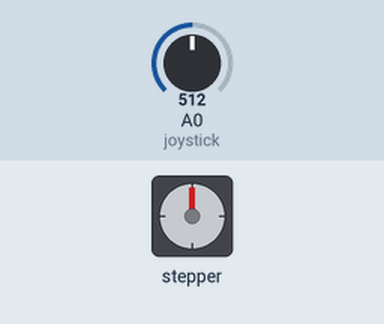
A sketch run on a simulated Arduino Uno, built with avr-gcc and run on an emulated ATmega328P. Shown: stepper motor. The inputs (shaded band) are chosen by the test bench; at power-on: A0 (joystick) = 512. Stepper angles assume 2048 steps per turn.

Above: at 1.2 s.
1.3 s: A0 (joystick) set to 490
At 1.8 s:
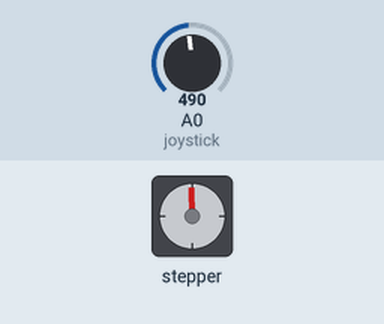
4.3 s: A0 (joystick) set to 306
7.3 s: A0 (joystick) set to 122
At 7.74 s:
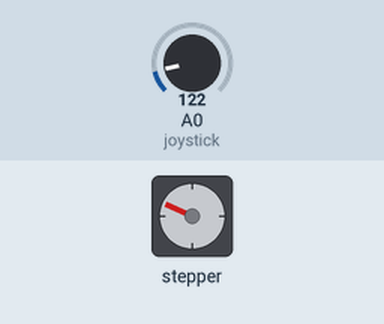
10.3 s: A0 (joystick) set to 0
At 10.47 s:
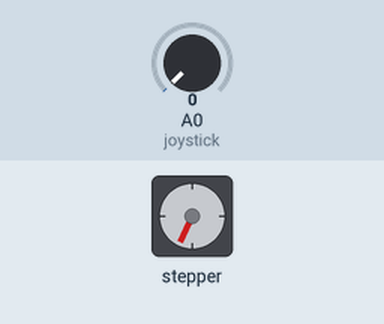
Timing chart, 0 to 17.3 s (numbered marks = the images above; inputs shaded):
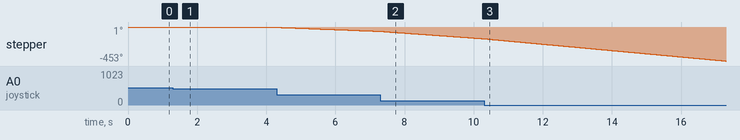

The sketch:

Gun_Inclination.ino
```cpp
// Gun Elevation Code
// Author: Joel Soto Escoda
// Autum 2019
// The following code is used in the angle setting for the gun platform. With the code we can control with one joystick the
// motor turn and speed to set the shotting angle.

// Include stepper motor library
#include <Stepper.h>

// Define number of steps per revolution
#define STEPS 32

// Define stepper motor control pins
#define IN1  8
#define IN2  9
#define IN3  10
#define IN4  11

// Initialize stepper library
Stepper stepper(STEPS, IN4, IN2, IN3, IN1);

// Joystick pot output is connected to Arduino A0
#define joystick  A0

void setup()
{
}

void loop()
{
  // Read analog value from the potentiometer
  int val = analogRead(joystick);

  // If the joystic is in the middle stop the motor
  if(  (val > 500) && (val < 523) )
  {
    digitalWrite(IN1, LOW);
    digitalWrite(IN2, LOW);
    digitalWrite(IN3, LOW);
    digitalWrite(IN4, LOW);
  }

  else
  {
    // Move the motor in the first direction
    while (val >= 523)
    {
      // Map the speed between 5 and 500 rpm
      int speed_ = map(val, 523, 1023, 5, 500);
      // Set motor speed
      stepper.setSpeed(speed_);

      // Move the motor (1 step)
      stepper.step(1);

      val = analogRead(joystick);
    }

    // Move the motor in the other direction
    while (val <= 500)
    {
      // Map the speed between 5 and 500 rpm
      int speed_ = map(val, 500, 0, 5, 500);
      // Set motor speed
      stepper.setSpeed(speed_);

      // Move the motor (1 step)
      stepper.step(-1);

      val = analogRead(joystick);
    }
   }
 }
```
